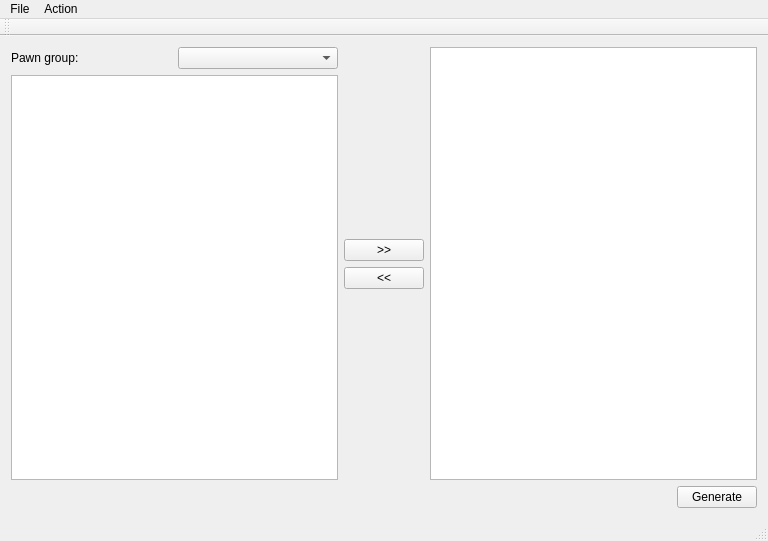
<?xml version="1.0" encoding="UTF-8"?>
<ui version="4.0">
 <class>MainWindow</class>
 <widget class="QMainWindow" name="MainWindow">
  <property name="geometry">
   <rect>
    <x>0</x>
    <y>0</y>
    <width>768</width>
    <height>541</height>
   </rect>
  </property>
  <property name="windowTitle">
   <string>MainWindow</string>
  </property>
  <widget class="QWidget" name="centralWidget">
   <layout class="QVBoxLayout" name="verticalLayout_4">
    <item>
     <layout class="QHBoxLayout" name="horizontalLayout_3">
      <item>
       <layout class="QVBoxLayout" name="verticalLayout">
        <item>
         <layout class="QHBoxLayout" name="horizontalLayout">
          <item>
           <widget class="QLabel" name="lbPawnGroup">
            <property name="text">
             <string>Pawn group:</string>
            </property>
           </widget>
          </item>
          <item>
           <widget class="QComboBox" name="cbPawnGroups"/>
          </item>
         </layout>
        </item>
        <item>
         <widget class="QListWidget" name="lwPawnGroupMembers"/>
        </item>
       </layout>
      </item>
      <item>
       <layout class="QVBoxLayout" name="verticalLayout_2">
        <item>
         <spacer name="verticalSpacer">
          <property name="orientation">
           <enum>Qt::Vertical</enum>
          </property>
          <property name="sizeHint" stdset="0">
           <size>
            <width>20</width>
            <height>40</height>
           </size>
          </property>
         </spacer>
        </item>
        <item>
         <widget class="QPushButton" name="btnAddPawnToTeam">
          <property name="text">
           <string>&gt;&gt;</string>
          </property>
         </widget>
        </item>
        <item>
         <widget class="QPushButton" name="btnRemovePawnFromTeam">
          <property name="text">
           <string>&lt;&lt;</string>
          </property>
         </widget>
        </item>
        <item>
         <spacer name="verticalSpacer_2">
          <property name="orientation">
           <enum>Qt::Vertical</enum>
          </property>
          <property name="sizeHint" stdset="0">
           <size>
            <width>20</width>
            <height>40</height>
           </size>
          </property>
         </spacer>
        </item>
       </layout>
      </item>
      <item>
       <layout class="QVBoxLayout" name="verticalLayout_3">
        <item>
         <widget class="QListWidget" name="lwTeamMembers"/>
        </item>
       </layout>
      </item>
     </layout>
    </item>
    <item>
     <layout class="QHBoxLayout" name="horizontalLayout_4">
      <item>
       <spacer name="horizontalSpacer">
        <property name="orientation">
         <enum>Qt::Horizontal</enum>
        </property>
        <property name="sizeHint" stdset="0">
         <size>
          <width>40</width>
          <height>20</height>
         </size>
        </property>
       </spacer>
      </item>
      <item>
       <widget class="QPushButton" name="btnGenerate">
        <property name="text">
         <string>Generate</string>
        </property>
       </widget>
      </item>
     </layout>
    </item>
   </layout>
  </widget>
  <widget class="QMenuBar" name="menuBar">
   <property name="geometry">
    <rect>
     <x>0</x>
     <y>0</y>
     <width>768</width>
     <height>21</height>
    </rect>
   </property>
   <widget class="QMenu" name="menuFile">
    <property name="title">
     <string>File</string>
    </property>
    <addaction name="actionOpen"/>
    <addaction name="separator"/>
    <addaction name="actionQuit"/>
   </widget>
   <widget class="QMenu" name="menuAction">
    <property name="title">
     <string>Action</string>
    </property>
    <addaction name="actionGenerate_Unreal_ini"/>
    <addaction name="actionPawn_groups_editor"/>
   </widget>
   <addaction name="menuFile"/>
   <addaction name="menuAction"/>
  </widget>
  <widget class="QToolBar" name="mainToolBar">
   <attribute name="toolBarArea">
    <enum>TopToolBarArea</enum>
   </attribute>
   <attribute name="toolBarBreak">
    <bool>false</bool>
   </attribute>
  </widget>
  <widget class="QStatusBar" name="statusBar"/>
  <action name="actionOpen">
   <property name="text">
    <string>Open</string>
   </property>
  </action>
  <action name="actionQuit">
   <property name="text">
    <string>Quit</string>
   </property>
  </action>
  <action name="actionGenerate_Unreal_ini">
   <property name="text">
    <string>Generate Unreal *.ini</string>
   </property>
  </action>
  <action name="actionPawn_groups_editor">
   <property name="text">
    <string>Pawn groups editor</string>
   </property>
  </action>
 </widget>
 <layoutdefault spacing="6" margin="11"/>
 <resources/>
 <connections/>
</ui>
